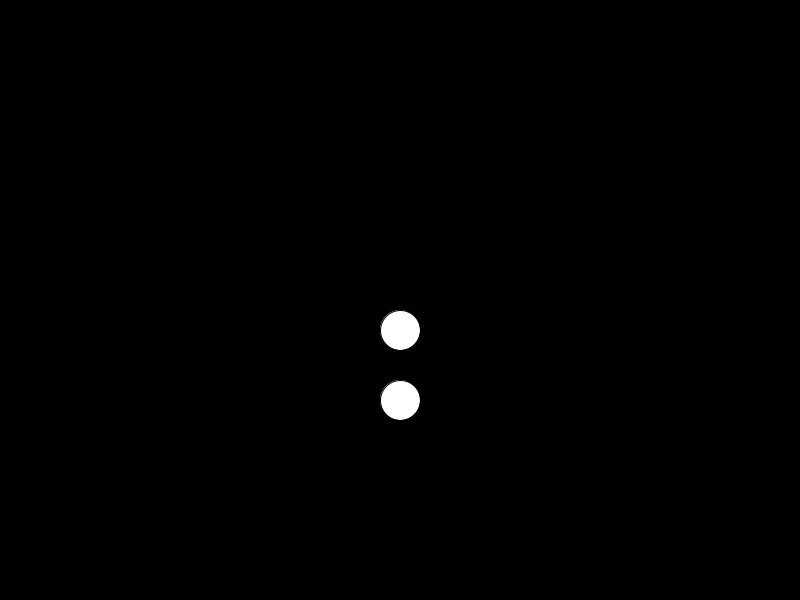
Frame 1 (no input)
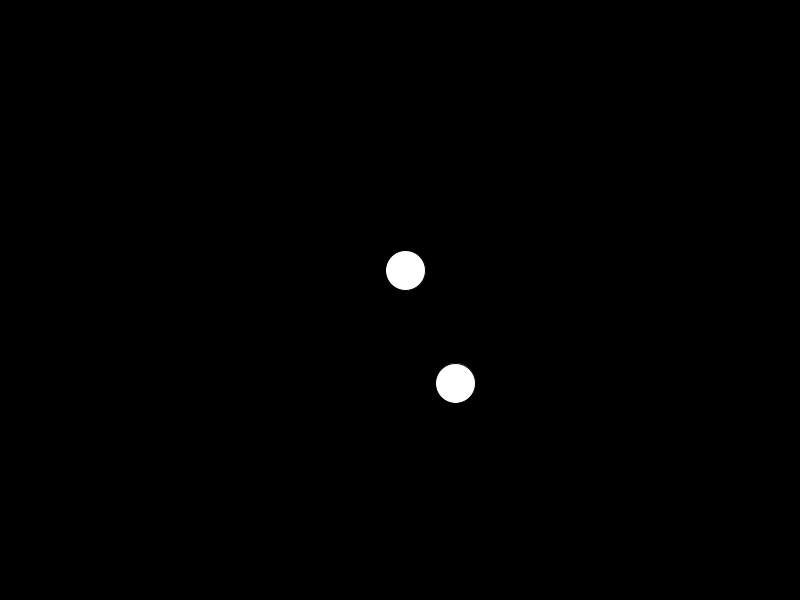
Frame 60 (the mouse pressed at the canvas centre just before this capture)
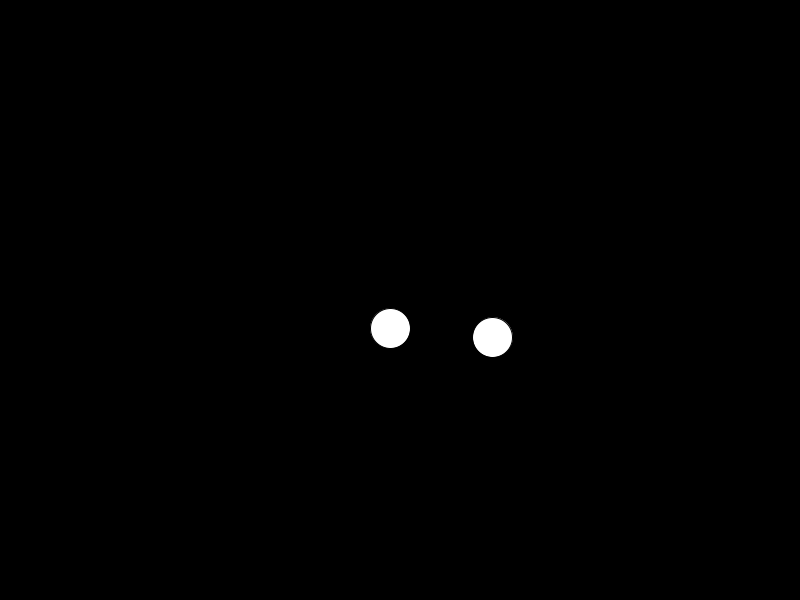
Frame 120 (the mouse held since frame 60 and released just before this capture)

The Processing sketch that drew these frames (run headless with seeded random() and noise(); from frame 60 on, the mouse is pressed at the canvas centre):

// Processing sketch: solar_system
// ── solar_system.pde
float angle = 0.0;
float angle2 = 0.0;
float offset = 60;
float scalar = 30;
float speed = 0.05;

void setup()
{
  size(800, 600);
}

void draw()
{
  background(0);
  translate(400, 300);
  
  float x = sin(angle)*scalar;
  float y = cos(angle)*scalar;
  circle(x, y, 40);
  
  float x2 = sin(angle2)*100;
  float y2 = cos(angle2)*100;
  circle(x2, y2, 40);
  
  angle += speed;
  angle2 += 0.01;
}
